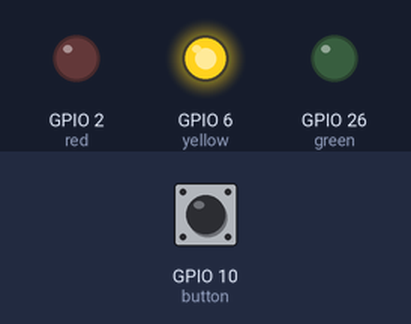
Bench run of a program on a simulated Raspberry Pi (BCM pin numbers). On the bench: output pins drawn as LEDs (lit = HIGH). The test bench sets the inputs (shaded band); at power-on: GPIO 10 (button) HIGH. What the program prints to the terminal is not drawn.

Above: at 10.1 s.
At 15.2 s:
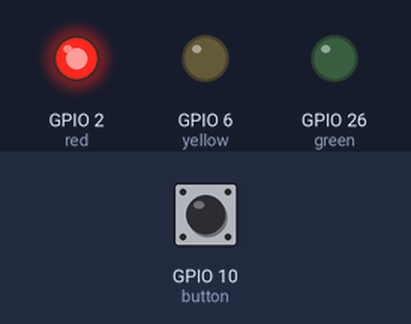
15.3 s: GPIO 10 (button) pulled LOW for 3 s
At 17.6 s:
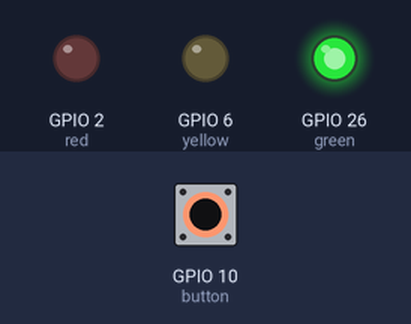
Timing chart, 0 to 35.5 s (numbered marks = the images above; inputs shaded):
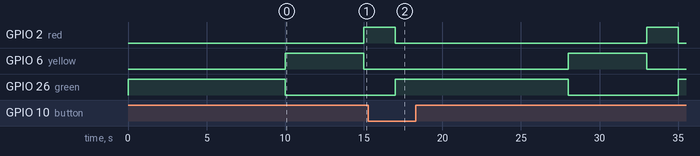

The program:

tr_lights.py
```python
from gpiozero import LED, Button
from gpiozero import LEDCharDisplay
from time import sleep
from signal import pause

red = LED(2)
yellow = LED(6)
green = LED(26)

button = Button(10)

#display = LEDCharDisplay(17,27,22,23,24,25,16) #map a,b,c,d,e,f,g to respective pins

#display.off() #initialize 7 segment display off

red.off() #initialize LEDs off
yellow.off()
green.on()

def cross_time(seconds):
    count_sequence = list(range(seconds-1, -1, -1))  # countdown to zero
    sleep (5)

    for x in count_sequence:
        #display.value = str(x)
        sleep(1)
    #display.off()

def pedestrian():
    sleep(10)
    print("yes")
    #wait 10 seconds then light turns from green to yellow
    green.off()
    yellow.on()
    sleep(5)
    #wait 10 seconds then light goes from yellow to red
    yellow.off()
    red.on()
    #cross_time(10)
    sleep(2)
    #wait 15 seconds for pedestrian to cross
    red.off()
    green.on()

# Added for debugging
def p2():
    print("p2")
    red.off()
    yellow.off()
    green.off()
    sleep(2)
    red.on()
    yellow.on()
    green.on()

while True:
    #button.when_pressed = pedestrian
    if button.is_pressed:
        print("button is pressed")
    else:
        print("button is not pressed")
    #p2()
    pedestrian()
    sleep(1)
```
